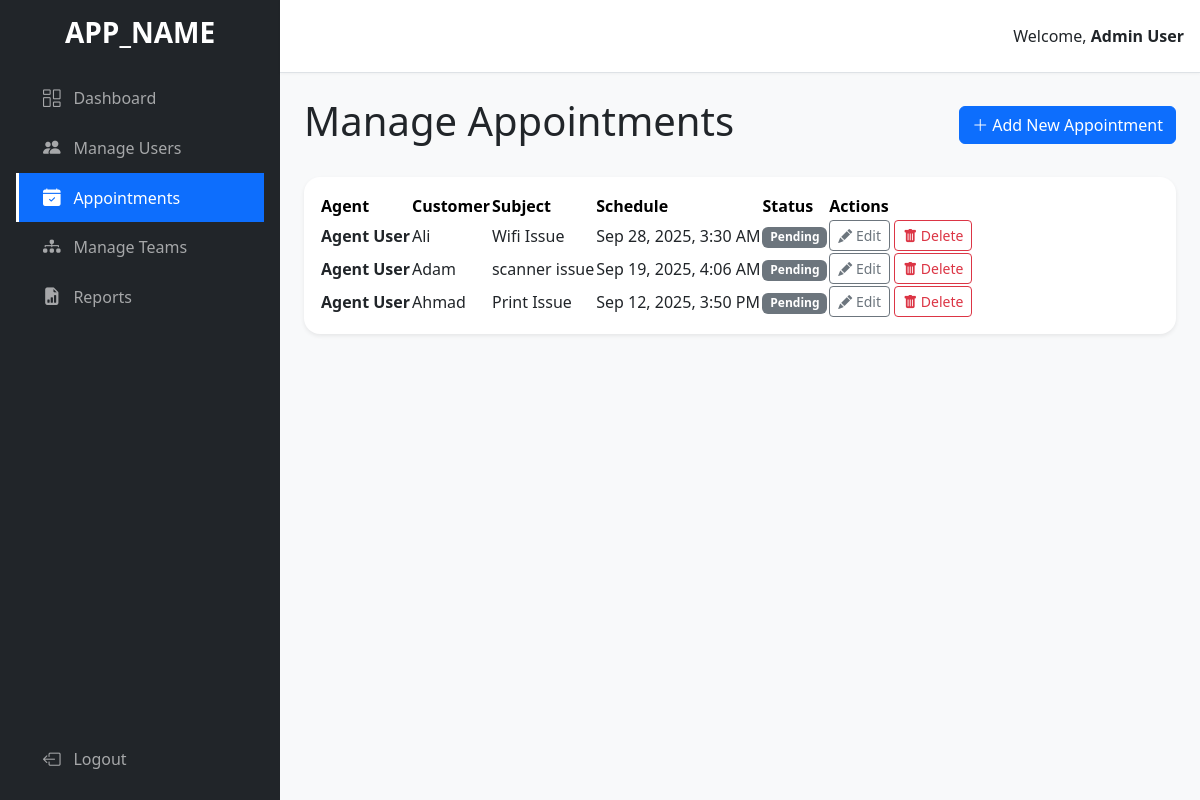
The page /admin/appointments.php (signed in) on the database its author committed.
### tables this page shows
CREATE TABLE `appointments` (
  `Appointment_ID` int(11) NOT NULL,
  `Agent_ID` int(11) NOT NULL,
  `Customer_Name` varchar(150) NOT NULL,
  `Case_Number` varchar(100) NOT NULL,
  `Subject` varchar(255) NOT NULL,
  `Start_At` datetime NOT NULL,
  `End_At` datetime NOT NULL,
  `Status` enum('Pending','Completed','Missed') DEFAULT 'Pending',
  `Created_At` timestamp NOT NULL DEFAULT current_timestamp()
);

CREATE TABLE `users` (
  `User_ID` int(11) NOT NULL,
  `User_Name` varchar(100) NOT NULL,
  `Email` varchar(150) NOT NULL,
  `Role` varchar(20) NOT NULL,
  `Password` varchar(255) NOT NULL,
  `Created_At` timestamp NOT NULL DEFAULT current_timestamp(),
  `Pod_ID` int(11) DEFAULT NULL
);

### admin/appointments.php (the view, shortened to what this page needs)
<?php
require_once __DIR__ . "/../includes/db_connect.php";
$appointments_sql = "
    SELECT a.*, u.User_Name as Agent_Name
    FROM Appointments a
    JOIN Users u ON a.Agent_ID = u.User_ID
    ORDER BY a.Start_At DESC
";
$appointments = $mysqli->query($appointments_sql)->fetch_all(MYSQLI_ASSOC);
include __DIR__ . "/../includes/header.php";
?>
<div class="d-flex justify-content-between align-items-center mb-4">
    <h1>Manage Appointments</h1>
    <button class="btn btn-primary" data-bs-toggle="modal" data-bs-target="#appointmentModal" id="addAppointmentBtn">
        <i class="bi bi-plus-lg"></i> Add New Appointment
    </button>
</div>
<div class="card border-0 shadow-sm rounded-4">
    <div class="card-body">
        <div class="table-responsive">
            <table class.table table-hover align-middle">
                <thead class="table-light">
                    <tr>
                        <th>Agent</th>
                        <th>Customer</th>
                        <th>Subject</th>
                        <th>Schedule</th>
                        <th>Status</th>
                        <th>Actions</th>
                    </tr>
                </thead>
                <tbody>
                    <?php foreach ($appointments as $appt): ?>
                        <tr>
                            <td><strong><?= htmlspecialchars($appt['Agent_Name']) ?></strong></td>
                            <td><?= htmlspecialchars($appt['Customer_Name']) ?></td>
                            <td><?= htmlspecialchars($appt['Subject']) ?></td>
                            <td><?= date('M j, Y, g:i A', strtotime($appt['Start_At'])) ?></td>
                            <td>
                                <?php
                                    $status_class = 'bg-secondary';
                                ?>
                                <span class="badge <?= $status_class ?>"><?= htmlspecialchars($appt['Status']) ?></span>
                            </td>
                            <td>
                                <button class="btn btn-sm btn-outline-secondary edit-btn" data-bs-toggle="modal" data-bs-target="#appointmentModal"
                                    data-appointment='<?= htmlspecialchars(json_encode($appt), ENT_QUOTES, 'UTF-8') ?>'>
                                    <i class="bi bi-pencil-fill"></i> Edit
                                </button>
                                <a href="?action=delete&id=<?= $appt['Appointment_ID'] ?>" class="btn btn-sm btn-outline-danger" onclick="return confirm('Are you sure you want to delete this appointment?');">
                                    <i class="bi bi-trash-fill"></i> Delete
                                </a>
                            </td>
                        </tr>
                    <?php endforeach; ?>
                </tbody>
            </table>
        </div>
    </div>
</div>
<?php
include __DIR__ . "/../includes/footer.php";
?>

### includes/header.php (shortened to what this page needs)
<?php
function is_nav_active($link_file_name) {
    if (basename($_SERVER['PHP_SELF']) == $link_file_name) {
        return 'active';
    }
    return '';
}
?>
<!DOCTYPE html>
<html lang="en">
<head>
    <link href="https://cdn.jsdelivr.net/npm/bootstrap@5.3.3/dist/css/bootstrap.min.css" rel="stylesheet">
    <link rel="stylesheet" href="https://cdn.jsdelivr.net/npm/bootstrap-icons@1.11.3/font/bootstrap-icons.min.css">
</head>
<body>
<div class="page-wrapper">
    <nav class="sidebar p-3 d-flex flex-column">
        <h3 class="text-center mb-4 fw-bold"><?= APP_NAME ?></h3>
        <?php
        if (isset($_SESSION['user_role'])) {
            $nav_file = __DIR__ . "/partials/_" . $_SESSION['user_role'] . "_nav.php";
            if (file_exists($nav_file)) {
                include $nav_file;
            }
        }
        ?>
        <div class="mt-auto">
             <a class="nav-link" href="<?= BASE_URL ?>auth/logout.php"><i class="bi bi-box-arrow-left"></i>Logout</a>
        </div>
    </nav>
    <div class="content-wrapper">
        <header class="top-header p-3 d-flex justify-content-end align-items-center">
             <span class="navbar-text">
                Welcome, <strong><?= htmlspecialchars($_SESSION['user_name'] ?? 'Guest') ?></strong>
            </span>
        </header>
        <main class="p-4 flex-grow-1">

### includes/partials/_admin_nav.php (shortened to what this page needs)
<ul class="nav flex-column flex-grow-1">
    <li class="nav-item">
        <a class="nav-link <?= is_nav_active('dashboard.php') ?>" href="<?= BASE_URL ?>admin/dashboard.php">
            <i class="bi bi-columns-gap"></i>Dashboard
        </a>
    </li>
    <li class="nav-item">
        <a class="nav-link <?= is_nav_active('users.php') ?>" href="<?= BASE_URL ?>admin/users.php">
            <i class="bi bi-people-fill"></i>Manage Users
        </a>
    </li>
    <li class="nav-item">
        <a class="nav-link <?= is_nav_active('appointments.php') ?>" href="<?= BASE_URL ?>admin/appointments.php">
            <i class="bi bi-calendar-check-fill"></i>Appointments
        </a>
    </li>
    <li class="nav-item">
        <a class="nav-link <?= is_nav_active('teams.php') ?>" href="<?= BASE_URL ?>admin/teams.php">
            <i class="bi bi-diagram-3-fill"></i>Manage Teams
        </a>
    </li>
    <li class="nav-item">
        <a class="nav-link <?= is_nav_active('reports.php') ?>" href="<?= BASE_URL ?>admin/reports.php">
            <i class="bi bi-file-earmark-bar-graph-fill"></i>Reports
        </a>
    </li>
</ul>

### includes/footer.php (shortened to what this page needs)
</main>
</div>
</div>
</body>
</html>

### includes/header.php (style rules this page uses)
body { background-color: #f8f9fa; }
.page-wrapper { display: flex; min-height: 100vh; }
.sidebar { width: 280px; flex-shrink: 0; background-color: #212529; color: #fff; }
.content-wrapper { flex-grow: 1; display: flex; flex-direction: column; }
.sidebar .nav-link { color: rgba(255, 255, 255, 0.6); padding: 0.8rem 1.5rem; display: flex; align-items: center; border-left: 3px solid transparent; transition: all 0.2s ease; font-weight: 500; }
.sidebar .nav-link .bi { margin-right: 0.8rem; font-size: 1.1rem; line-height: 1; }
.sidebar .nav-link.active { color: #fff; background-color: #0d6efd; border-left-color: #fff; }
.top-header { background-color: #fff; border-bottom: 1px solid #dee2e6; box-shadow: 0 1px 3px rgba(0,0,0,0.04); }

### rows shown on the page
appointments: Agent_ID.User_Name "Agent User", Customer_Name "Ali", Subject "Wifi Issue", Start_At "Sep 28, 2025, 3:30 AM", Status "Pending"
appointments: Agent_ID.User_Name "Agent User", Customer_Name "Adam", Subject "scanner issue", Start_At "Sep 19, 2025, 4:06 AM", Status "Pending"
appointments: Agent_ID.User_Name "Agent User", Customer_Name "Ahmad", Subject "Print Issue", Start_At "Sep 12, 2025, 3:50 PM", Status "Pending"

### other values the page prints
APP_NAME "APP_NAME"
$_SESSION['user_name'] "Admin User"
